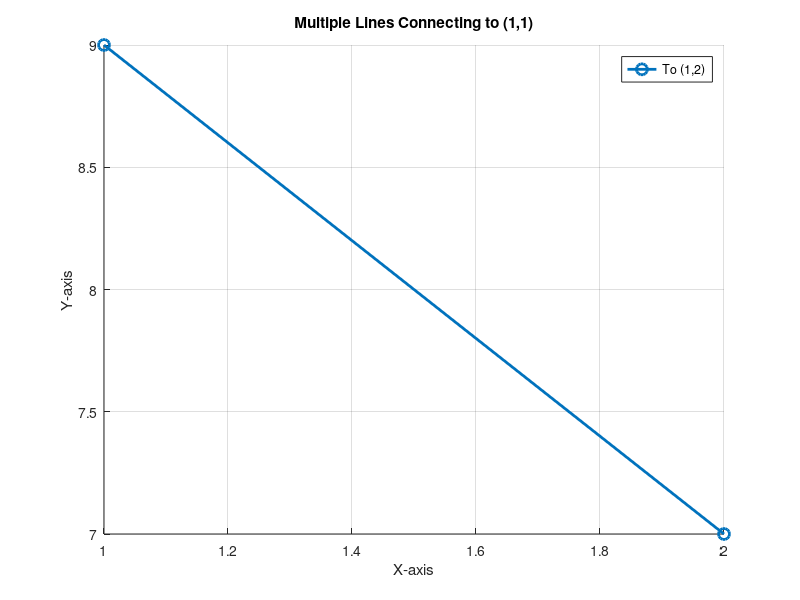

Write MATLAB code to recreate this figure.
% Define the coordinates
x1 = [1 9];
y1 = [2 7];
k = [x1; y1];
% x2 = [1 2];
% y2 = [1 1];
% 
% x3 = [1 2];
% y3 = [1 2];

% Plot the lines
figure;
hold on;

plot(k(:,1),k(:,2), '-o', 'LineWidth', 2, 'MarkerSize', 8);
% plot(x2, y2, '-s', 'LineWidth', 2, 'MarkerSize', 8);
% plot(x3, y3, '-^', 'LineWidth', 2, 'MarkerSize', 8);

% Set axis labels and title
xlabel('X-axis');
ylabel('Y-axis');
title('Multiple Lines Connecting to (1,1)');

% Add a legend
legend('To (1,2)', 'To (2,1)', 'To (2,2)');

% Display the grid
grid on;

% Hold off to stop adding to the current plot
hold off;